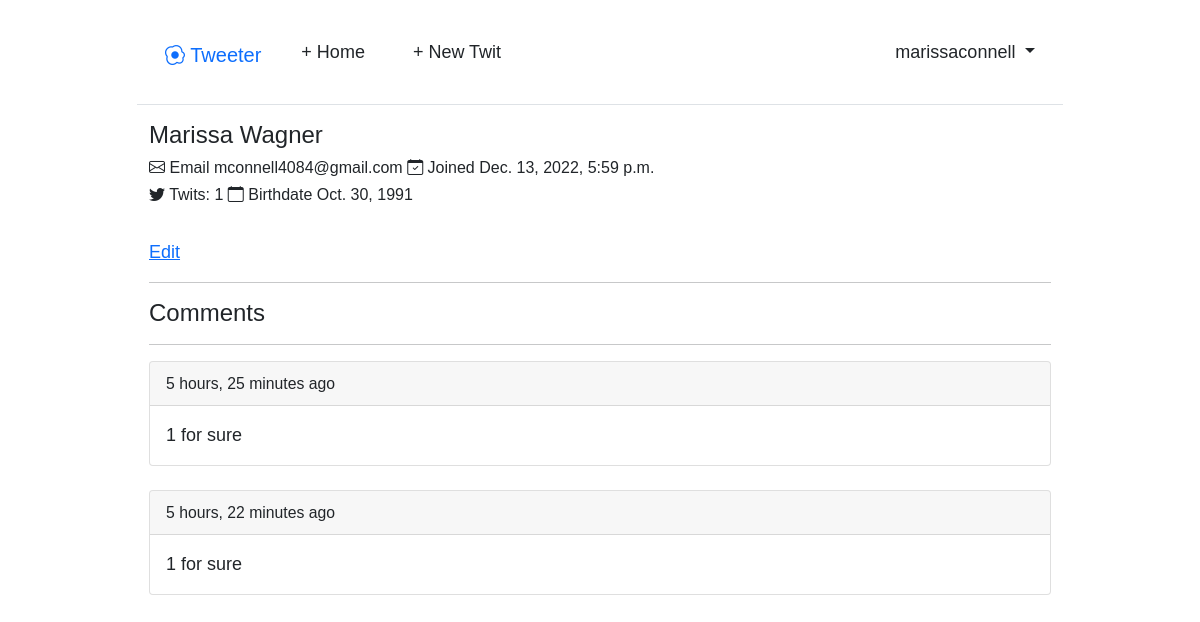
The app's page /accounts/profile/1/ (signed in) with its own data.
### accounts/models.py (models this page shows, shortened)
class CustomUser(AbstractUser):
    first_name = models.CharField(
        max_length=150,
        verbose_name='first name'
    )
    last_name = models.CharField(
        max_length=150,
        verbose_name='last name'
    )
    date_of_birth = models.DateField(
        default=django.utils.timezone.now,
        null=False,
        blank=False,
    )
    username = models.CharField(
        error_messages={'unique': 'A user with that username already exists.'},
        help_text='\nRequired. 150 characters or fewer. Letters, digits and @/./+/-/_ only.',
        max_length=150,
        unique=True,
        validators=[django.contrib.auth.validators.UnicodeUsernameValidator()],
        verbose_name='username'
    )
    date_joined = models.DateTimeField(default=django.utils.timezone.now)
    last_login = models.DateTimeField(default=django.utils.timezone.now)
    groups = models.ManyToManyField(
        blank=True,
        help_text='\nThe groups this user belongs to. A user will get all permissions granted to each of their groups.',
        related_name='customuser_set',
        related_query_name='customuser',
        to='auth.group',
        verbose_name='groups'
    )
    user_permissions = models.ManyToManyField(
        blank=True,
        help_text='\nSpecific permissions for this user.',
        related_name='customuser_set',
        related_query_name='customuser',
        to='auth.permission',
        verbose_name='user_permissions'
    )
    is_superuser = models.BooleanField(
        default=False,
        help_text='\nDesignates that this user has all permissions without explicitly assigning them.',
        verbose_name='superuser_status'
    )
    is_staff = models.BooleanField(
        default=False,
        help_text='\nDesignates whether the user can log into this admin site.',
        verbose_name='staff_status'
    )
    is_active = models.BooleanField(
        default=True,
        help_text='\nDesignates whether this user should be treated as active. Unselect this instead of deleting accounts.',
        verbose_name='active'
    )
    USERNAME_FIELD = 'username'
    REQUIRED_FIELDS = ['email', 'password']
    def all_comments(self):
        return Comment.objects.filter(user=self)

### twits/models.py (models this page shows, shortened)
class Comment(models.Model):
    twit = models.ForeignKey(
        Twit,
        on_delete=models.CASCADE,
        related_name="comments",
    )
    user = models.ForeignKey(
        settings.AUTH_USER_MODEL,
        on_delete=models.CASCADE,
        related_name="comments",
    )
    text = models.CharField(max_length=140)
    created = models.DateTimeField(auto_now_add=True)
    modified = models.DateTimeField(auto_now=True)
    class Meta:
        ordering = ("created",)

### accounts/views.py (the view)
# urls.py: path("profile/<int:pk>/", ProfileView.as_view(), name="profile"),
class ProfileView(LoginRequiredMixin, UserPassesTestMixin, UpdateView):
    model = CustomUser
    success_url = reverse_lazy("twit_list")
    template_name = "profile.html"
    fields = (
        "username",
        "first_name",
        "last_name",
        "email",
        "date_of_birth",
    )
    def test_func(self):
        obj = self.get_object()
        return obj == self.request.user

### templates/profile.html (shortened to what this page needs)
{% extends "base.html" %}
{% block content %}
<div class="row">
  <div class="col-12">
    <h4>
      {% if object.first_name %}
        {{ object.first_name }} {{ object.last_name }}
      {% else %}
        {{ object.username }}
      {% endif %}
    </h4>
    <h6>
      <i class="bi-envelope"></i> Email {{ object.email }}
      <i class="bi-calendar-check"></i> Joined {{ object.date_joined }}
    </h6>
    <h6>
      <i class="bi-twitter"></i> Twits: {{ object.twits.count }}
      {% if object.date_of_birth %}
        <i class="bi-calendar"></i> Birthdate {{ object.date_of_birth }}
      {% endif %}
    </h6>
  </div>
</div>
<br>
  <p>
    <a href="{% url 'accounts:profile_edit' user.pk %}">
      Edit
    </a>
    <hr>
    <h4>
      Comments
    </h4>
    <hr>
    {% for comment in user.all_comments %}
      <div class="card mb-4">
        <div class="card-header">
          <small>{{ comment.created|timesince }} ago</small>
        </div>
        <div class="card-body text-start">{{ comment.text }}</div>
      </div>
    {% endfor %}
{% endblock content %}

### templates/base.html (shortened to what this page needs)
{% load static %}
<!DOCTYPE html>
<html lang="en">
  <head>
    <link href="https://cdn.jsdelivr.net/npm/bootstrap@5.1.3/dist/css/bootstrap.min.css" rel="stylesheet">
    <link href="https://cdnjs.cloudflare.com/ajax/libs/bootstrap-datepicker/1.9.0/css/bootstrap-datepicker.min.css" rel="stylesheet">
    <link rel="stylesheet" href="https://cdn.jsdelivr.net/npm/bootstrap-icons@1.5.0/font/bootstrap-icons.css">
    <link href="{% static 'css/base.css' %}" rel="stylesheet">
  </head>
  <body class="font-family-base">
    <div class="container">
        <header class="p-3 mb-3 border-bottom">
            <div class="flex-container">
                <nav class="navbar navbar-expand-lg">
                    <div class="container-fluid d-flex flex-wrap align-items-center justify-content-center justify-content-lg-start">
                        <h1>
                            <a class="navbar-brand lead text-primary" href="{% url 'twits:twit_list' %}">
                                <i class="bi bi-egg-fried"></i> Tweeter
                            </a>
                        </h1>
                        <ul class="nav d-flex mb-2 justify-content-center mb-md-0">
                            {% if user.is_authenticated %}
                            <li class="nav-item align-items-center">
                                <a href="{% url 'twits:twit_list' %}" class="nav-link px-4 link-dark">
                                    + Home
                                </a>
                            </li>
                            <li class="nav-item align-items-center">
                                <a href="{% url 'twits:twit_new' %}" class="nav-link px-4 link-dark">
                                    + New Twit
                                </a>
                            </li>
                        </ul>
                        <div class="dropdown d-flex justify-content-end ms-auto text-end">
                            <a href="#" class="d-block link-dark text-decoration-none dropdown-toggle" id="dropdownUser1" data-bs-toggle="dropdown" aria-expanded="false">
                                {{ user.username }}
                            </a>
                            </div>
                            {% endif %}
                        </div>
                    </nav>
                </div>
            </header>
        <main>
            <div class="container">
            {% block content %}
            {% endblock content %}
        </main>
    </body>
</html>

### static/css/base.css (style rules this page uses)
body { font-family: 'Oswald', sans-serif; font-size: 18px; margin: 0; }
header { border-bottom: 1px solid #999; margin-bottom: 2rem; text-align: center; text-align: center; align-items: center; }
.container { max-width: 950px; flex-direction: row-reverse; }
.card-body { align-items: center; text-align: center; }

### records on screen
CustomUser: username "marissaconnell", first_name "Marissa", last_name "Wagner", email "mconnell4084@gmail.com", date_joined "Dec. 13, 2022, 5:59 p.m.", twits.count "1", date_of_birth "Oct. 30, 1991"
Comment: created "5 hours, 25 minutes", text "1 for sure"
Comment: created "5 hours, 22 minutes", text "1 for sure"
